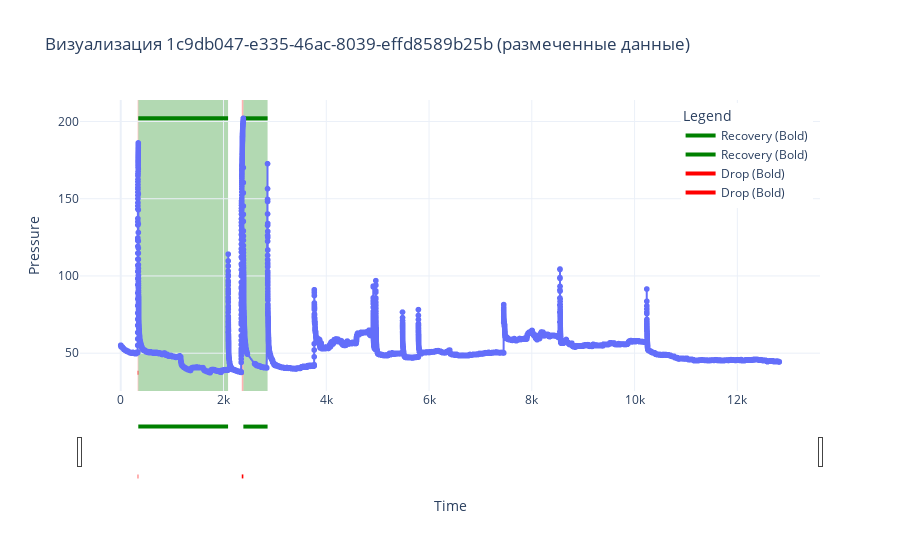

Source (notebook cell):
### Code cell
plot_annotated_data(test_df_original, "1c9db047-e335-46ac-8039-effd8589b25b")

### Figure 1 — Plotly figure (JSON) as saved in the notebook; plotly's stock layout.template omitted (floating-point values rounded to 4 significant figures; data arrays with more than 128 entries replaced by an {"elided": "..."} marker saying what was removed)
{"data": [{"hovertemplate": "time=%{x}<br>pressure=%{y}<extra></extra>", "legendgroup": "", "line": {"color": "#636efa", "dash": "solid"}, "marker": {"symbol": "circle"}, "mode": "lines+markers", "name": "", "showlegend": false, "type": "scattergl", "x": {"elided": "55129 float values"}, "xaxis": "x", "y": {"elided": "55129 float values"}, "yaxis": "y"}, {"line": {"color": "green", "width": 4}, "mode": "lines", "name": "Recovery (Bold)", "type": "scatter", "x": [341.4, 2089.0], "y": [202.1, 202.1]}, {"line": {"color": "green", "width": 4}, "mode": "lines", "name": "Recovery (Bold)", "type": "scatter", "x": [2386.0, 2858.0], "y": [202.1, 202.1]}, {"line": {"color": "red", "width": 4}, "mode": "lines", "name": "Drop (Bold)", "type": "scatter", "x": [329.6, 341.4], "y": [37.39, 37.39]}, {"line": {"color": "red", "width": 4}, "mode": "lines", "name": "Drop (Bold)", "type": "scatter", "x": [2355.0, 2386.0], "y": [37.39, 37.39]}], "layout": {"legend": {"title": {"text": "Legend"}, "tracegroupgap": 0, "x": 0.99, "xanchor": "right", "y": 0.99, "yanchor": "top"}, "shapes": [{"fillcolor": "green", "layer": "below", "line": {"width": 0}, "name": "Recovery", "opacity": 0.3, "type": "rect", "x0": 341.4, "x1": 2089.0, "xref": "x", "y0": 0, "y1": 1, "yref": "y domain"}, {"fillcolor": "green", "layer": "below", "line": {"width": 0}, "name": "Recovery", "opacity": 0.3, "type": "rect", "x0": 2386.0, "x1": 2858.0, "xref": "x", "y0": 0, "y1": 1, "yref": "y domain"}, {"fillcolor": "red", "layer": "below", "line": {"width": 0}, "name": "Drop", "opacity": 0.3, "type": "rect", "x0": 329.6, "x1": 341.4, "xref": "x", "y0": 0, "y1": 1, "yref": "y domain"}, {"fillcolor": "red", "layer": "below", "line": {"width": 0}, "name": "Drop", "opacity": 0.3, "type": "rect", "x0": 2355.0, "x1": 2386.0, "xref": "x", "y0": 0, "y1": 1, "yref": "y domain"}], "title": {"text": "Визуализация 1c9db047-e335-46ac-8039-effd8589b25b (размеченные данные)"}, "xaxis": {"anchor": "y", "domain": [0, 1], "rangeslider": {"visible": true}, "title": {"text": "Time"}, "type": "linear"}, "yaxis": {"anchor": "x", "domain": [0, 1], "fixedrange": false, "title": {"text": "Pressure"}}}}
